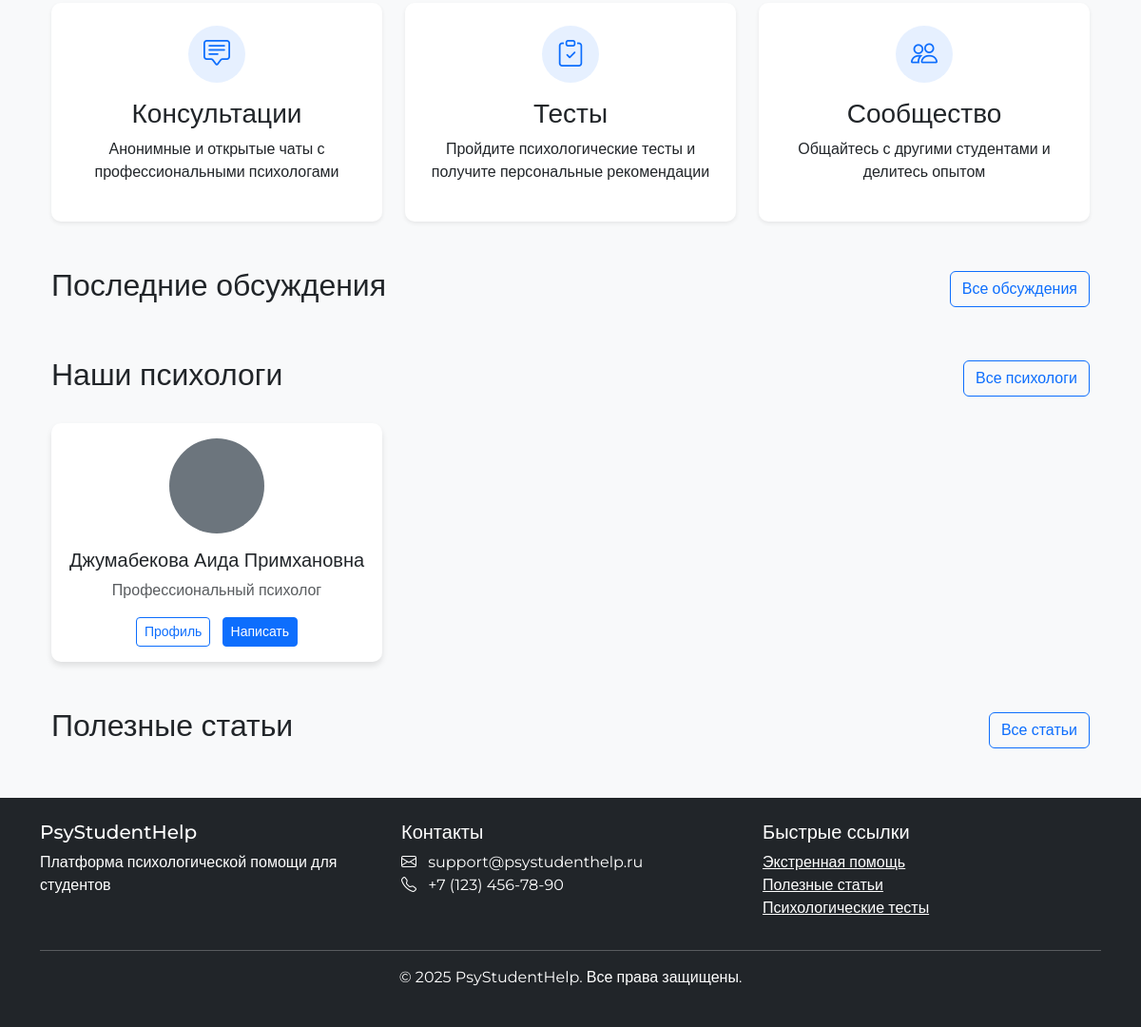
Before: / (lower part) with the older database file.
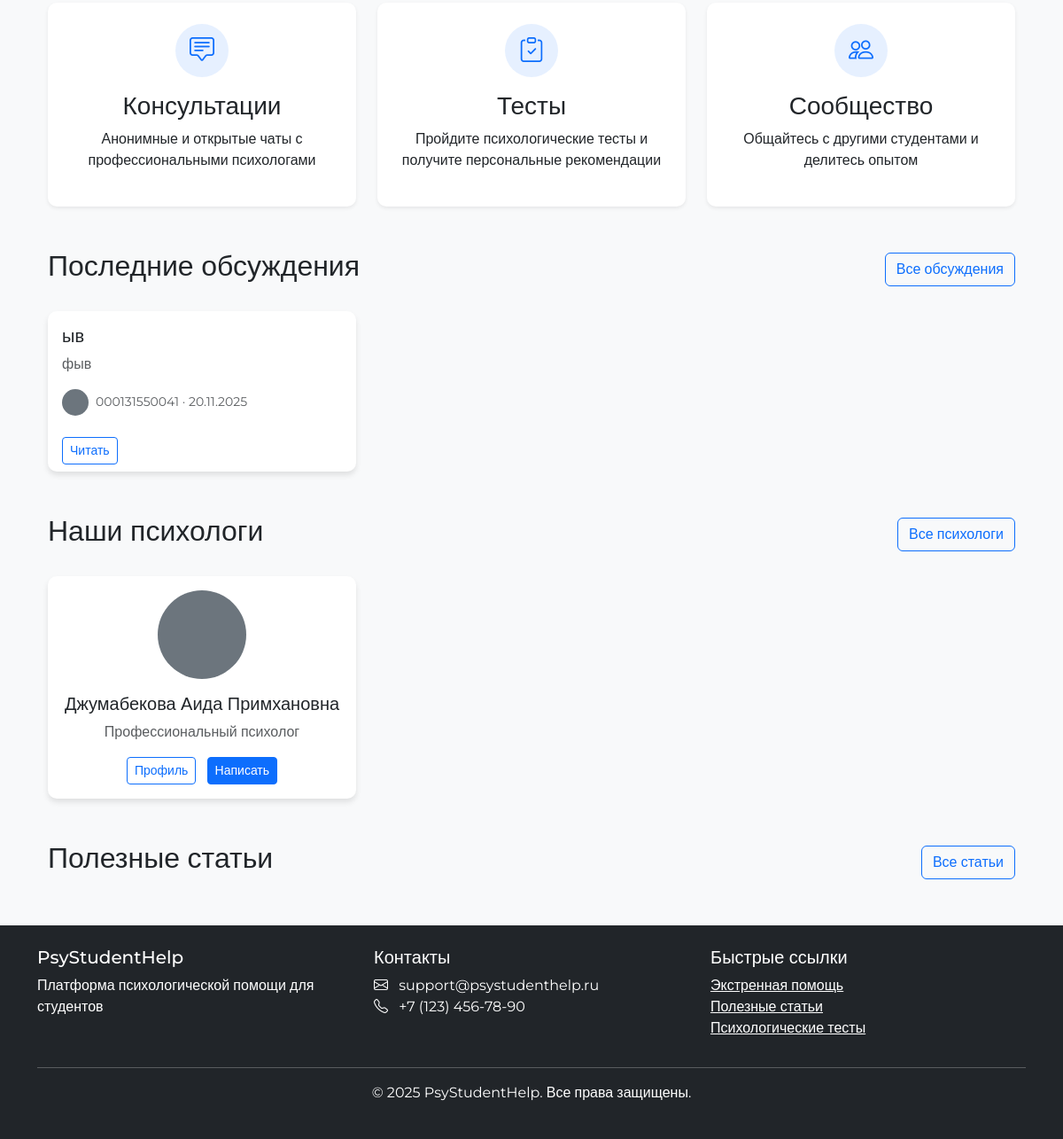
After: the same page with the newer database file.
### models.py (models this page shows, shortened)
class User(UserMixin, db.Model):
    __tablename__ = 'user'
    id = db.Column(db.Integer, primary_key=True)
    username = db.Column(db.String(80), unique=True, nullable=False)
    email = db.Column(db.String(120), unique=True, nullable=False, index=True)
    password = db.Column(db.String(200), nullable=False)
    role = db.Column(db.String(20), nullable=False)  # student | psychologist | admin | superadmin
    full_name = db.Column(db.String(100))
    bio = db.Column(db.Text)
    profile_pic = db.Column(db.String(100))
    created_at = db.Column(db.DateTime, default=datetime.utcnow)
    group_id = db.Column(db.Integer, db.ForeignKey('groups.id'))
    comments = db.relationship(
        'Comment',
        backref='author',
        lazy=True,
    )
    tests = db.relationship(
        'Test',
        backref='creator',
        lazy=True,
    )
    test_results = db.relationship(
        'TestResult',
        backref='user',
        lazy=True,
    )
    messages_sent = db.relationship(
        'Message',
        foreign_keys='Message.sender_id',
        backref='sender',
        lazy=True,
    )
    messages_received = db.relationship(
        'Message',
        foreign_keys='Message.recipient_id',
        backref='recipient',
        lazy=True,
    )
    reports = db.relationship(
        'StudentReport',
        foreign_keys='StudentReport.student_id',
        backref='student',
        lazy=True,
    )
    appointments = db.relationship(
        'Appointment',
        foreign_keys='Appointment.student_id',
        backref='student',          # appointment.student в шаблонах
        lazy=True,
    )
    psychologist_appointments = db.relationship(
        'Appointment',
        foreign_keys='Appointment.psychologist_id',
        backref='psychologist',     # appointment.psychologist в шаблонах
        lazy=True,
    )
    meeting_protocols = db.relationship(
        'MeetingProtocol',
        foreign_keys='MeetingProtocol.student_id',
        backref='student',          # protocol.student в шаблонах
        lazy=True,
    )
    psychologist_protocols = db.relationship(
        'MeetingProtocol',
        foreign_keys='MeetingProtocol.psychologist_id',
        backref='psychologist',     # protocol.psychologist в шаблонах
        lazy=True,
    )

class Post(db.Model):
    __tablename__ = 'post'
    id = db.Column(db.Integer, primary_key=True)
    title = db.Column(db.String(200), nullable=False)
    content = db.Column(db.Text, nullable=False)
    user_id = db.Column(db.Integer, db.ForeignKey('user.id'), nullable=False)
    created_at = db.Column(db.DateTime, default=datetime.utcnow)
    updated_at = db.Column(
        db.DateTime,
        default=datetime.utcnow,
        onupdate=datetime.utcnow,
    )
    comments = db.relationship(
        'Comment',
        backref='post',
        lazy=True,
        cascade='all, delete-orphan',
    )
    author = db.relationship('User', backref='posts', lazy=True)

### main.py (the view)
@app.route('/')
def index():
    posts = Post.query.order_by(Post.created_at.desc()).limit(3).all()
    psychologists = (
        User.query.filter_by(role='psychologist').order_by(func.random()).limit(3).all()
    )
    articles = Article.query.order_by(Article.created_at.desc()).limit(3).all()
    return render_template(
        'index.html',
        posts=posts,
        psychologists=psychologists,
        articles=articles,
    )

### admin.py (called while the page is built)
@admin_bp.before_app_request
def _bootstrap_superadmin_once():
    flag = "SUPERADMIN_BOOTSTRAPPED"
    if not current_app.config.get(flag):
        try:
            ensure_initial_superadmin()
        finally:
            current_app.config[flag] = True

### main.py (called while the page is built)
def get_current_user():
    return current_user if current_user.is_authenticated else None

### templates/index.html (shortened to what this page needs)
{% extends "base.html" %}
{% block content %}
<section class="features-section mb-5">
    <div class="container">
        <div class="row g-4">
            <div class="col-md-4">
                <div class="card h-100 border-0 shadow-sm">
                    <div class="card-body text-center p-4">
                        <div class="feature-icon bg-primary bg-opacity-10 text-primary rounded-circle d-inline-flex align-items-center justify-content-center mb-3" style="width: 60px; height: 60px;">
                            <i class="bi bi-chat-square-text fs-3"></i>
                        </div>
                        <h3>Консультации</h3>
                        <p>Анонимные и открытые чаты с профессиональными психологами</p>
                    </div>
                </div>
            </div>
            <div class="col-md-4">
                <div class="card h-100 border-0 shadow-sm">
                    <div class="card-body text-center p-4">
                        <div class="feature-icon bg-primary bg-opacity-10 text-primary rounded-circle d-inline-flex align-items-center justify-content-center mb-3" style="width: 60px; height: 60px;">
                            <i class="bi bi-clipboard-check fs-3"></i>
                        </div>
                        <h3>Тесты</h3>
                        <p>Пройдите психологические тесты и получите персональные рекомендации</p>
                    </div>
                </div>
            </div>
            <div class="col-md-4">
                <div class="card h-100 border-0 shadow-sm">
                    <div class="card-body text-center p-4">
                        <div class="feature-icon bg-primary bg-opacity-10 text-primary rounded-circle d-inline-flex align-items-center justify-content-center mb-3" style="width: 60px; height: 60px;">
                            <i class="bi bi-people fs-3"></i>
                        </div>
                        <h3>Сообщество</h3>
                        <p>Общайтесь с другими студентами и делитесь опытом</p>
                    </div>
                </div>
            </div>
        </div>
    </div>
</section>
<section class="latest-posts mb-5">
    <div class="container">
        <div class="d-flex justify-content-between align-items-center mb-4">
            <h2>Последние обсуждения</h2>
            <a href="{{ url_for('posts') }}" class="btn btn-outline-primary">Все обсуждения</a>
        </div>
        <div class="row g-4">
            {% for post in posts %}
            <div class="col-md-4">
                <div class="card h-100">
                    <div class="card-body">
                        <h5 class="card-title">{{ post.title }}</h5>
                        <p class="card-text text-muted">{{ post.content|truncate(100) }}</p>
                        <div class="d-flex align-items-center">
                            {% if post.author.profile_pic %}
                                <img src="{{ url_for('static', filename='uploads/' + post.author.profile_pic) }}" class="rounded-circle me-2" width="30" height="30">
                            {% else %}
                                <div class="rounded-circle bg-secondary me-2" style="width: 30px; height: 30px;"></div>
                            {% endif %}
                            <small class="text-muted">{{ post.author.username }} · {{ post.created_at.strftime('%d.%m.%Y') }}</small>
                        </div>
                    </div>
                    <div class="card-footer bg-transparent border-0">
                        <a href="{{ url_for('view_post', post_id=post.id) }}" class="btn btn-sm btn-outline-primary">Читать</a>
                    </div>
                </div>
            </div>
            {% endfor %}
        </div>
    </div>
</section>
<section class="psychologists mb-5">
    <div class="container">
        <div class="d-flex justify-content-between align-items-center mb-4">
            <h2>Наши психологи</h2>
            <a href="{{ url_for('search') }}?q=" class="btn btn-outline-primary">Все психологи</a>
        </div>
        <div class="row g-4">
            {% for psych in psychologists %}
            <div class="col-md-4">
                <div class="card h-100">
                    <div class="card-body text-center">
                        {% if psych.profile_pic %}
                            <img src="{{ url_for('static', filename='uploads/' + psych.profile_pic) }}" class="rounded-circle mb-3" width="100" height="100">
                        {% else %}
                            <div class="rounded-circle bg-secondary mb-3 mx-auto" style="width: 100px; height: 100px;"></div>
                        {% endif %}
                        <h5 class="card-title">{{ psych.full_name if psych.full_name else psych.username }}</h5>
                        <p class="card-text text-muted">{{ psych.bio|truncate(100) if psych.bio else "Профессиональный психолог" }}</p>
                        <a href="{{ url_for('profile', username=psych.username) }}" class="btn btn-sm btn-outline-primary">Профиль</a>
                        <a href="{{ url_for('chat', contact_id=psych.id) }}" class="btn btn-sm btn-primary ms-2">Написать</a>
                    </div>
                </div>
            </div>
            {% endfor %}
        </div>
    </div>
</section>
<section class="latest-articles">
    <div class="container">
        <div class="d-flex justify-content-between align-items-center mb-4">
            <h2>Полезные статьи</h2>
            <a href="{{ url_for('articles') }}" class="btn btn-outline-primary">Все статьи</a>
        </div>
    </div>
</section>
{% endblock %}

### templates/base.html (shortened to what this page needs)
<!DOCTYPE html>
<html lang="ru">
<head>
    <link href="https://cdn.jsdelivr.net/npm/bootstrap@5.3.0/dist/css/bootstrap.min.css" rel="stylesheet">
    <link rel="stylesheet" href="https://cdn.jsdelivr.net/npm/bootstrap-icons@1.10.0/font/bootstrap-icons.css">
    <link href="https://cdn.jsdelivr.net/npm/fullcalendar@6.1.8/main.min.css" rel="stylesheet">
    <link rel="stylesheet" href="{{ url_for('static', filename='css/style.css') }}">
</head>
<body>
    <main class="container my-5">
        {% block content %}
        {% endblock %}
    </main>
    <footer class="bg-dark text-white py-4 mt-auto">
        <div class="container">
            <div class="row">
                <div class="col-md-4">
                    <h5>PsyStudentHelp</h5>
                    <p>Платформа психологической помощи для студентов</p>
                </div>
                <div class="col-md-4">
                    <h5>Контакты</h5>
                    <ul class="list-unstyled">
                        <li><i class="bi bi-envelope me-2"></i> support@psystudenthelp.ru</li>
                        <li><i class="bi bi-telephone me-2"></i> +7 (123) 456-78-90</li>
                    </ul>
                </div>
                <div class="col-md-4">
                    <h5>Быстрые ссылки</h5>
                    <ul class="list-unstyled">
                        <li><a href="{{ url_for('emergency') }}" class="text-white">Экстренная помощь</a></li>
                        <li><a href="{{ url_for('articles') }}" class="text-white">Полезные статьи</a></li>
                        <li><a href="{{ url_for('tests') }}" class="text-white">Психологические тесты</a></li>
                    </ul>
                </div>
            </div>
            <hr class="bg-white">
            <div class="text-center">
                <p>&copy; 2025 PsyStudentHelp. Все права защищены.</p>
            </div>
        </div>
    </footer>
</body>
</html>

### static/css/style.css (style rules this page uses)
body { font-family: 'Montserrat', sans-serif; background-color: #f8f9fa; }
.feature-icon { display: inline-flex; align-items: center; justify-content: center; width: 60px; height: 60px; font-size: 2rem; }
.card { border: none; border-radius: 10px; box-shadow: 0 4px 6px rgba(0, 0, 0, 0.1); transition: transform 0.3s ease, box-shadow 0.3s ease; }

Changed rows visible on the page:
added Post: title "ыв", content "фыв", author.username "000131550041", created_at "20.11.2025"
